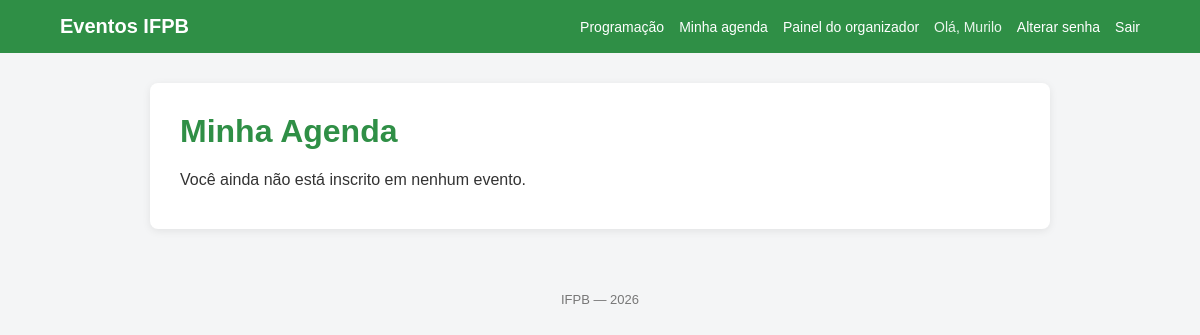
/minha_agenda (signed in), run on an earlier commit of the app's database.
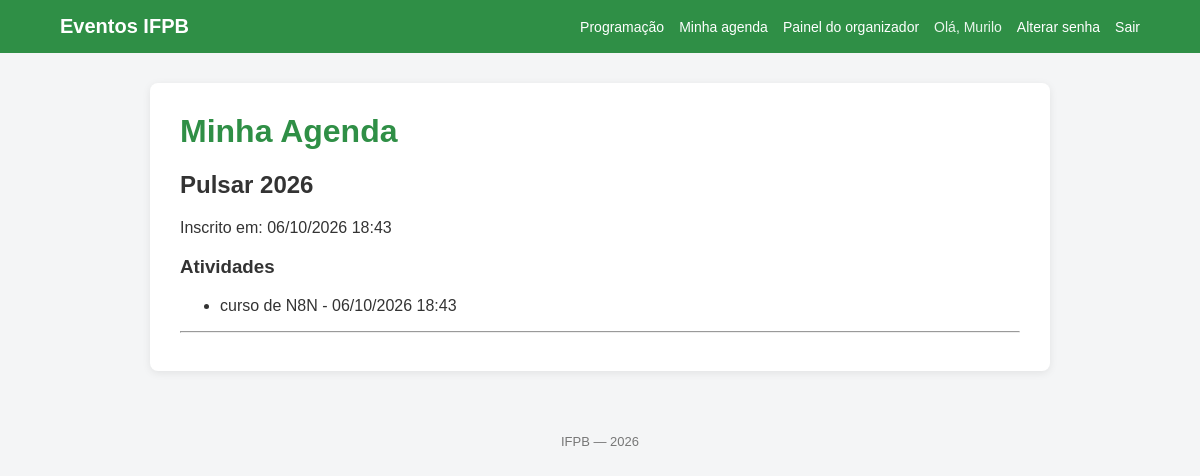
And on a later commit of the database.
### eventos/models.py (models this page shows, shortened)
class InscricaoEvento(models.Model):
    evento = models.ForeignKey(
        Evento,
        on_delete=models.CASCADE,
        related_name="inscricoes"
    )
    participante = models.ForeignKey(
        settings.AUTH_USER_MODEL,
        on_delete=models.CASCADE,
        related_name="inscricoes_eventos"
    )
    data = models.DateTimeField(auto_now_add=True)
    class Meta:
        constraints = [
            models.UniqueConstraint(
                fields=["evento", "participante"],
                name="inscricao_unica_evento"
            )
        ]

class Evento(models.Model):
    nome = models.CharField(max_length=200)
    descricao = models.TextField(blank=True)
    inicio = models.DateTimeField()
    fim = models.DateTimeField()
    inscricoes_abertas = models.BooleanField(default=True)
    organizador = models.ForeignKey(
        settings.AUTH_USER_MODEL,
        on_delete=models.CASCADE,
        related_name="eventos_organizados"
    )
    def __str__(self):
        return self.nome

class InscricaoAtividade(models.Model):
    inscricao_evento = models.ForeignKey(
        InscricaoEvento,
        on_delete=models.CASCADE,
        related_name="inscricoes_atividades"
    )
    atividade = models.ForeignKey(
        Atividade,
        on_delete=models.CASCADE,
        related_name="inscricoes"
    )
    data = models.DateTimeField(auto_now_add=True)
    class Meta:
        constraints = [
            models.UniqueConstraint(
                fields=["inscricao_evento", "atividade"],
                name="inscricao_unica_atividade"
            )
        ]

class Atividade(models.Model):
    evento = models.ForeignKey(
        Evento,
        on_delete=models.CASCADE,
        related_name="atividades"
    )
    titulo = models.CharField(max_length=200)
    tipo = models.CharField(max_length=100)
    descricao = models.TextField(blank=True)
    responsavel = models.ForeignKey(
        settings.AUTH_USER_MODEL,
        on_delete=models.CASCADE,
        related_name="atividades_responsaveis"
    )
    sala = models.ForeignKey(
        Sala,
        on_delete=models.SET_NULL,
        null=True,
        blank=True,
        related_name="atividades"
    )
    inicio = models.DateTimeField()
    fim = models.DateTimeField()

### eventos/views.py (the view)
# urls.py: path('minha_agenda', views.minha_agenda, name='minha_agenda'),
@login_required
def minha_agenda(request):
    inscricoes_eventos = InscricaoEvento.objects.filter(participante = request.user)
    return render(request, 'eventos/minha_agenda.html', {'inscricoes_eventos': inscricoes_eventos})

### eventos/templates/eventos/minha_agenda.html
{% extends "base.html" %}
{% block conteudo %}
    <h1>Minha Agenda</h1>
    {% if inscricoes_eventos %}
        {% for inscricao in inscricoes_eventos %}
            <h2>{{ inscricao.evento }}</h2>
            <p>
                Inscrito em: {{ inscricao.data|date:"d/m/Y H:i" }}
            </p>
            <h3>Atividades</h3>
            {% if inscricao.inscricoes_atividades.all %}
                <ul>
                    {% for inscricao_atividade in inscricao.inscricoes_atividades.all %}
                        <li>
                            {{ inscricao_atividade.atividade.titulo }}
                            - {{ inscricao_atividade.data|date:"d/m/Y H:i" }}
                        </li>
                    {% empty %}
                        <li>Nenhuma atividade inscrita.</li>
                    {% endfor %}
                </ul>
            {% endif %}
            <hr>
        {% endfor %}
    {% else %}
        <p>Você ainda não está inscrito em nenhum evento.</p>
    {% endif %}
{% endblock %}

What changed in the data, as far as the page shows it:
added InscricaoEvento: evento "Pulsar 2026", data "06/10/2026 18:43"
added InscricaoAtividade: atividade.titulo "curso de N8N", data "06/10/2026 18:43"
Also different on the page:
text no longer shown: "Você ainda não está inscrito em nenhum evento."
